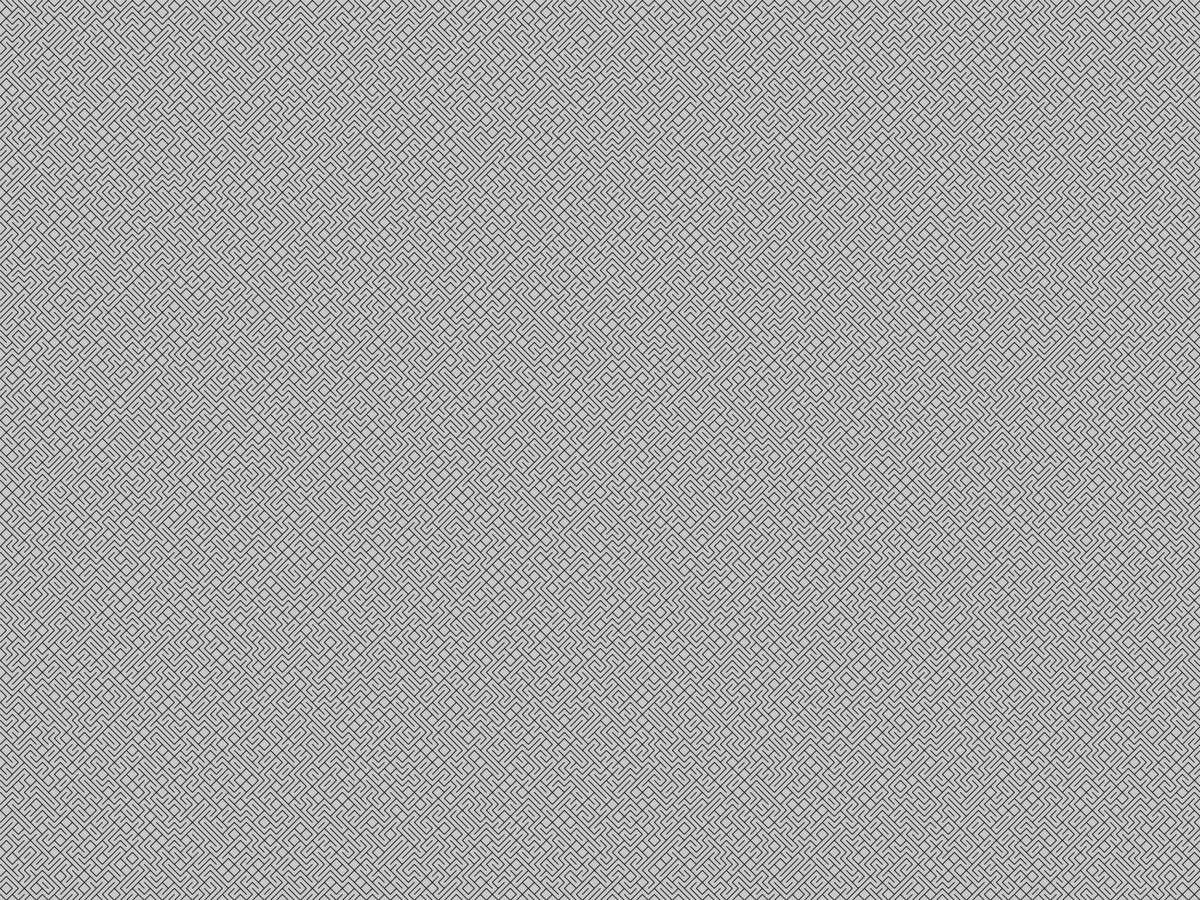
Frame 1 (no input)
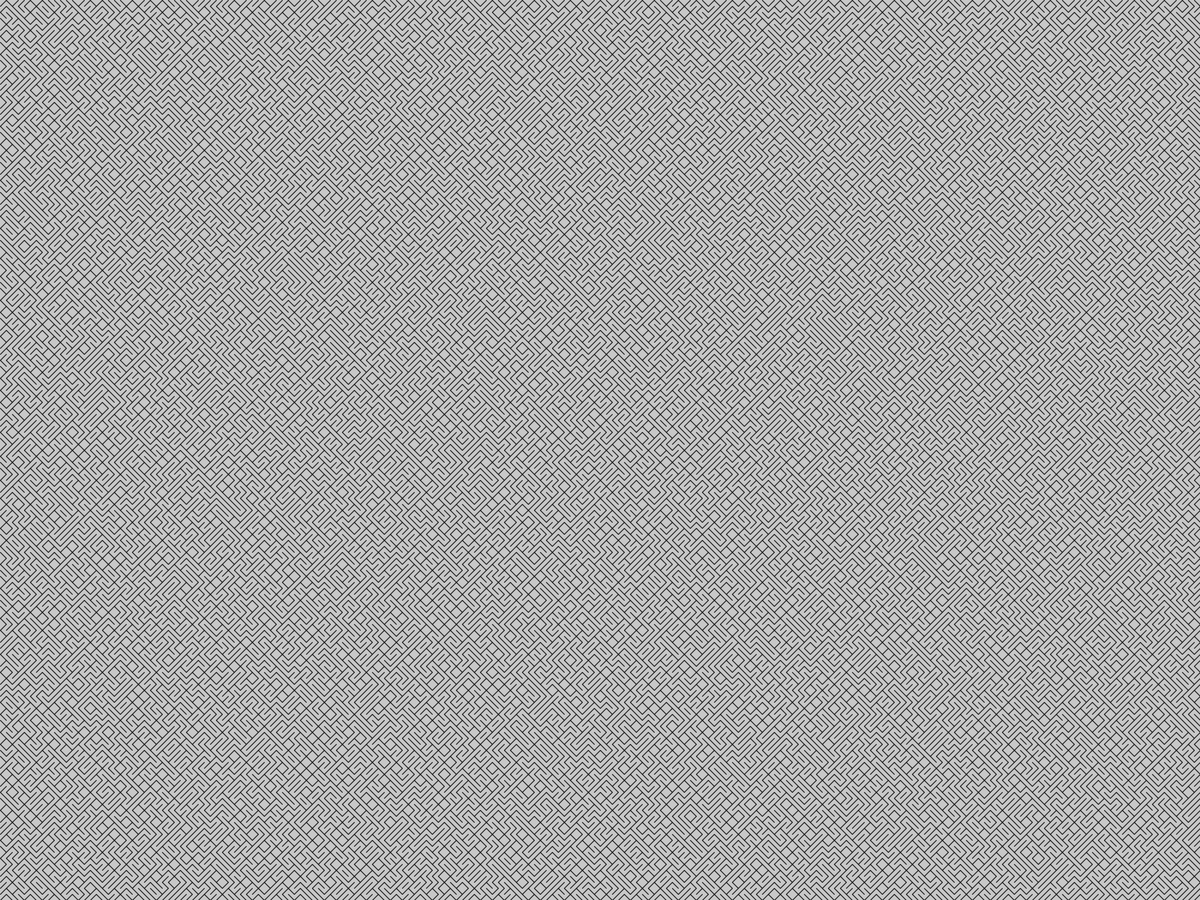
Frame 2 (the mouse pressed at the canvas centre, redrawn once)

The Processing sketch that drew these frames (run headless with seeded random() and noise(); the mouse was pressed at the canvas centre and the sketch redrawn once):

// Processing sketch: backandforth
// ── backandforth.pde
void setup(){
  //size(800,800);
  fullScreen();
  //surface.setResizable(true);
}

void draw(){
  noLoop();
  background(200);
  int numx = 200;
  //translate(width/2,height/2);
  //rotate(0.01*frameCount);
  float step = parseFloat(width)/parseFloat(numx);
  float num = 0;
  for (int i = 0; i<numx;i++){
   for (int y = 0; y<numx; y++){
     num = random(1);
     //rotate(random(TWO_PI));
     if (num > 0.5){
       line(i*step,y*step,i*step+step, y*step+step);
       //line(i*step,y*step,i*step, y*step+step);
     } else {
       line(i*step+step,y*step,i*step, y*step+step);
       //line(i*step,y*step,i*step+step, y*step);
     }
    }
  }
}
